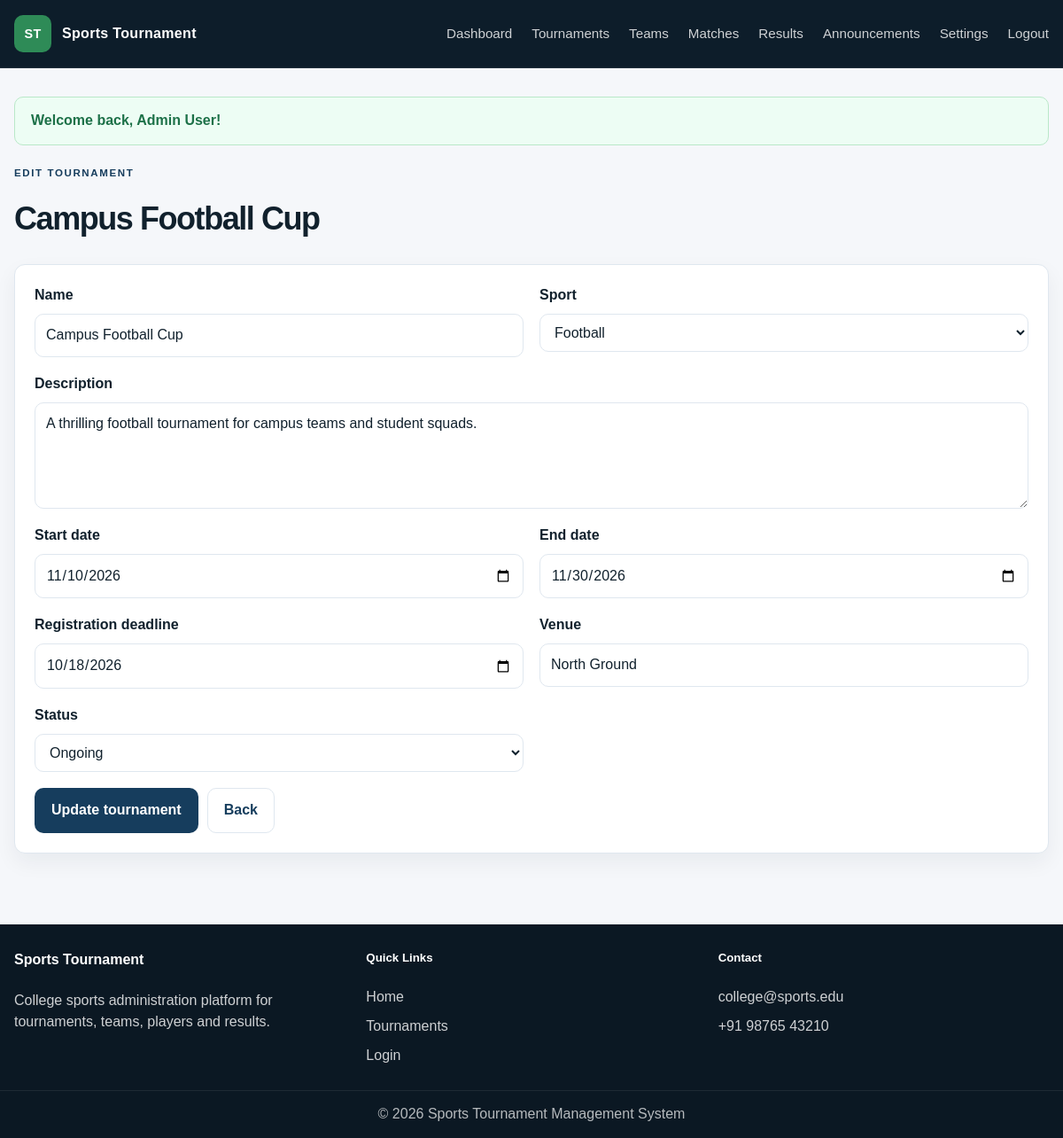
Screenshot of /admin/tournament_edit.php?id=2 (signed in) with the database file from the repository.
### tables this page shows
CREATE TABLE tournaments (
    id INT AUTO_INCREMENT PRIMARY KEY,
    sport_id INT NOT NULL,
    name VARCHAR(150) NOT NULL,
    description TEXT,
    start_date DATE NOT NULL,
    end_date DATE NOT NULL,
    registration_deadline DATE NOT NULL,
    venue VARCHAR(150) NOT NULL,
    status ENUM('Upcoming','Registration Open','Ongoing','Completed','Cancelled') NOT NULL DEFAULT 'Upcoming',
    created_at TIMESTAMP DEFAULT CURRENT_TIMESTAMP,
    CONSTRAINT fk_tournament_sport FOREIGN KEY (sport_id) REFERENCES sports(id) ON DELETE RESTRICT
);

CREATE TABLE sports (
    id INT AUTO_INCREMENT PRIMARY KEY,
    name VARCHAR(100) NOT NULL,
    description VARCHAR(255) DEFAULT NULL,
    max_players INT NOT NULL DEFAULT 11,
    created_at TIMESTAMP DEFAULT CURRENT_TIMESTAMP
);

### admin/tournament_edit.php (the view, shortened to what this page needs)
<?php
$pdo = db();
$id = $_GET['id'] ?? 0;
$tournament = $pdo->prepare('SELECT * FROM tournaments WHERE id = :id LIMIT 1');
$tournament->execute([':id' => $id]);
$tournament = $tournament->fetch();
$sports = $pdo->query('SELECT * FROM sports ORDER BY name ASC')->fetchAll();
require_once __DIR__ . '/../includes/header.php';
?>
<div class="page-header">
    <div>
        <span class="eyebrow dark">Edit tournament</span>
        <h1><?= e($tournament['name']) ?></h1>
    </div>
</div>
<div class="panel">
    <form method="post" class="form-grid">
        <div class="field-group">
            <label>Name</label>
            <input type="text" name="name" value="<?= e($tournament['name']) ?>" required>
        </div>
        <div class="field-group">
            <label>Sport</label>
            <select name="sport_id" required>
                <?php foreach ($sports as $sport): ?>
                    <option value="<?= e($sport['id']) ?>" <?= $sport['id'] == $tournament['sport_id'] ? 'selected' : '' ?>><?= e($sport['name']) ?></option>
                <?php endforeach; ?>
            </select>
        </div>
        <div class="field-group full-width">
            <label>Description</label>
            <textarea name="description" rows="3"><?= e($tournament['description']) ?></textarea>
        </div>
        <div class="field-group">
            <label>Start date</label>
            <input type="date" name="start_date" value="<?= e($tournament['start_date']) ?>" required>
        </div>
        <div class="field-group">
            <label>End date</label>
            <input type="date" name="end_date" value="<?= e($tournament['end_date']) ?>" required>
        </div>
        <div class="field-group">
            <label>Registration deadline</label>
            <input type="date" name="registration_deadline" value="<?= e($tournament['registration_deadline']) ?>" required>
        </div>
        <div class="field-group">
            <label>Venue</label>
            <input type="text" name="venue" value="<?= e($tournament['venue']) ?>" required>
        </div>
        <div class="field-group">
            <label>Status</label>
            <select name="status">
                <?php foreach (['Upcoming', 'Registration Open', 'Ongoing', 'Completed', 'Cancelled'] as $status): ?>
                    <option value="<?= e($status) ?>" <?= $status === $tournament['status'] ? 'selected' : '' ?>><?= e($status) ?></option>
                <?php endforeach; ?>
            </select>
        </div>
        <div class="form-actions full-width">
            <button type="submit" class="button button-primary">Update tournament</button>
            <a href="<?= e(baseUrl()) ?>/admin/tournaments.php" class="button button-secondary">Back</a>
        </div>
    </form>
</div>
<?php require_once __DIR__ . '/../includes/footer.php'; ?>

### assets/css/style.css (style rules this page uses)
:root { --bg: #f5f7fa; --panel: #ffffff; --panel-alt: #eef3f8; --ink: #11212d; --muted: #536477; --line: #dfe7ef; --primary: #163d5d; --primary-soft: #e8f0f8; --accent: #2e8b57; --accent-soft: #eaf8ef; --danger: #c64242; --warning: #b87828; --shadow: 0 10px 25px rgba(17, 33, 45, 0.06); --radius: 12px; }
* { box-sizing: border-box; }
html { scroll-behavior: smooth; }
body { margin: 0; font-family: Arial, Helvetica, sans-serif; background: var(--bg); color: var(--ink); line-height: 1.55; }
a { color: var(--primary); text-decoration: none; }
button, input, select, textarea { font: inherit; }
.eyebrow { display: inline-block; font-size: 0.72rem; letter-spacing: 0.14em; text-transform: uppercase; font-weight: 700; color: var(--accent); margin-bottom: 14px; }
.eyebrow.dark { color: var(--primary); }
.button { border: 1px solid transparent; border-radius: 10px; padding: 12px 18px; cursor: pointer; display: inline-flex; align-items: center; justify-content: center; font-weight: 700; transition: 0.2s ease; text-decoration: none; }
.button-primary { background: var(--primary); color: #fff; }
.button-secondary { background: #fff; color: var(--primary); border-color: var(--line); }
.button.primary, .button.button-primary { background: var(--primary); color: #fff; }
.full-width { width: 100%; }
.info-card, .panel, .stat-box, .auth-card { background: var(--panel); border: 1px solid var(--line); border-radius: var(--radius); box-shadow: var(--shadow); }
.page-header { width: min(1180px, calc(100% - 32px)); margin: 0 auto 24px; display: flex; align-items: center; justify-content: space-between; gap: 16px; }
.page-header h1 { margin: 0; font-size: clamp(2rem, 3vw, 2.5rem); letter-spacing: -0.04em; }
.panel { width: min(1180px, calc(100% - 32px)); margin: 0 auto 24px; padding: 22px; }
.form-grid { display: grid; grid-template-columns: repeat(2, minmax(220px, 1fr)); gap: 18px; }
.field-group { display: flex; flex-direction: column; gap: 8px; }
.full-width { grid-column: 1 / -1; }
label { font-weight: 600; color: var(--ink); }
input, select, textarea { width: 100%; border: 1px solid var(--line); border-radius: 10px; padding: 11px 12px; background: #fff; color: var(--ink); }
textarea { min-height: 120px; resize: vertical; }
.form-actions { display: flex; gap: 10px; align-items: center; justify-content: flex-start; }

### rows the page displays
tournaments: name "Campus Football Cup", sport_id "Football", description "A thrilling football tournament for campus teams and student squads.", start_date "11/10/2026", end_date "11/30/2026", registration_deadline "10/18/2026", venue "North Ground"

### other values shown
$item['label'] "Dashboard"
$item['label'] "Tournaments"
$item['label'] "Teams"
$item['label'] "Matches"
$item['label'] "Results"
$item['label'] "Announcements"
$flash['message'] "Welcome back, Admin User!"
form field status "Ongoing"
